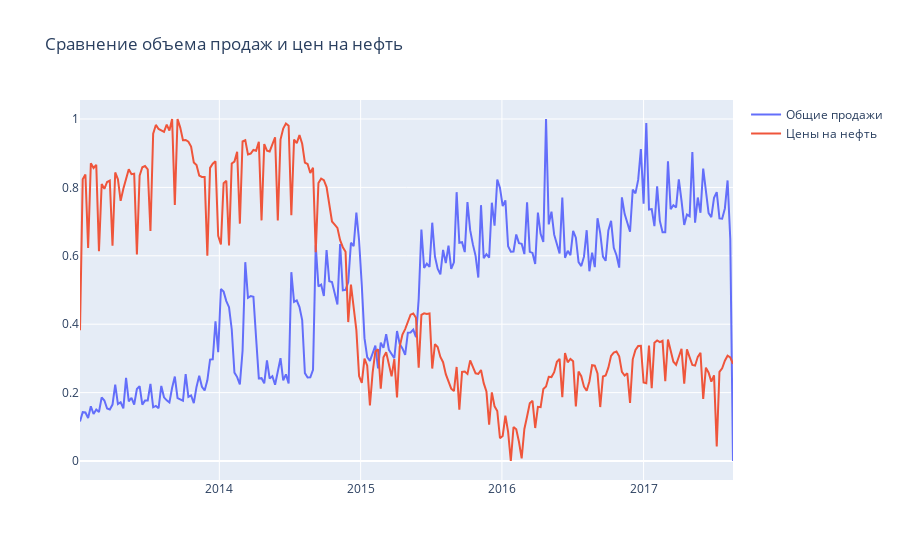

Source (notebook cell):
### Markdown cell above
Посмотрим на графики.

### Code cell
fig = go.Figure()

fig.add_trace(go.Scatter(x=sales_and_prices['date'], y=sales_and_prices['sales'],
                    mode='lines',
                    name='Общие продажи'))
                    
fig.add_trace(go.Scatter(x=sales_and_prices['date'], y=sales_and_prices['oil_prices'],
                    mode='lines',
                    name='Цены на нефть'))

fig.update_layout(title_text='Сравнение объема продаж и цен на нефть')

fig.show()

display(Image(filename='img/sales_oil_prices.png', width=1200))

### Figure 1 — Plotly figure (JSON) as saved in the notebook; plotly's stock layout.template omitted (floating-point values rounded to 4 significant figures; data arrays with more than 128 entries replaced by an {"elided": "..."} marker saying what was removed)
{"data": [{"mode": "lines", "name": "Общие продажи", "type": "scatter", "x": {"elided": "242 str values"}, "y": {"elided": "242 float values"}}, {"mode": "lines", "name": "Цены на нефть", "type": "scatter", "x": {"elided": "242 str values"}, "y": {"elided": "242 float values"}}], "layout": {"title": {"text": "Сравнение объема продаж и цен на нефть"}}}
